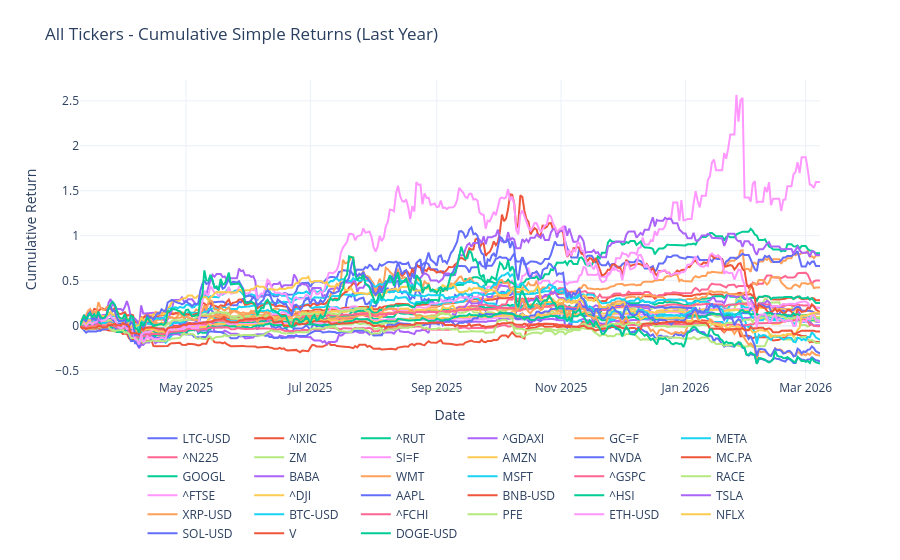

The cell this chart's notebook holds for it:
### Code cell
# plot cumprod_simple
fig = go.Figure()
for column in cumprod_simple.columns:
    fig.add_trace(
        go.Scatter(
            x=cumprod_simple.index,
            y=cumprod_simple[column],
            mode="lines",
            name=column,
        )
    )

fig.update_layout(
    title="All Tickers - Cumulative Simple Returns (Last Year)",
    xaxis_title="Date",
    yaxis_title="Cumulative Return",
    legend=dict(orientation="h", yanchor="top", y=-0.15, xanchor="center", x=0.5),
    template="plotly_white",
    margin=dict(t=80, b=120),
)
fig.show()

### Figure 1 — Plotly figure (JSON) as saved in the notebook; plotly's stock layout.template omitted (floating-point values rounded to 4 significant figures; data arrays with more than 128 entries replaced by an {"elided": "..."} marker saying what was removed)
{"data": [{"mode": "lines", "name": "LTC-USD", "type": "scatter", "x": {"elided": "364 str values"}, "y": {"elided": "364 float values"}}, {"mode": "lines", "name": "^IXIC", "type": "scatter", "x": {"elided": "364 str values"}, "y": {"elided": "364 float values"}}, {"mode": "lines", "name": "^RUT", "type": "scatter", "x": {"elided": "364 str values"}, "y": {"elided": "364 float values"}}, {"mode": "lines", "name": "^GDAXI", "type": "scatter", "x": {"elided": "364 str values"}, "y": {"elided": "364 float values"}}, {"mode": "lines", "name": "GC=F", "type": "scatter", "x": {"elided": "364 str values"}, "y": {"elided": "364 float values"}}, {"mode": "lines", "name": "META", "type": "scatter", "x": {"elided": "364 str values"}, "y": {"elided": "364 float values"}}, {"mode": "lines", "name": "^N225", "type": "scatter", "x": {"elided": "364 str values"}, "y": {"elided": "364 float values"}}, {"mode": "lines", "name": "ZM", "type": "scatter", "x": {"elided": "364 str values"}, "y": {"elided": "364 float values"}}, {"mode": "lines", "name": "SI=F", "type": "scatter", "x": {"elided": "364 str values"}, "y": {"elided": "364 float values"}}, {"mode": "lines", "name": "AMZN", "type": "scatter", "x": {"elided": "364 str values"}, "y": {"elided": "364 float values"}}, {"mode": "lines", "name": "NVDA", "type": "scatter", "x": {"elided": "364 str values"}, "y": {"elided": "364 float values"}}, {"mode": "lines", "name": "MC.PA", "type": "scatter", "x": {"elided": "364 str values"}, "y": {"elided": "364 float values"}}, {"mode": "lines", "name": "GOOGL", "type": "scatter", "x": {"elided": "364 str values"}, "y": {"elided": "364 float values"}}, {"mode": "lines", "name": "BABA", "type": "scatter", "x": {"elided": "364 str values"}, "y": {"elided": "364 float values"}}, {"mode": "lines", "name": "WMT", "type": "scatter", "x": {"elided": "364 str values"}, "y": {"elided": "364 float values"}}, {"mode": "lines", "name": "MSFT", "type": "scatter", "x": {"elided": "364 str values"}, "y": {"elided": "364 float values"}}, {"mode": "lines", "name": "^GSPC", "type": "scatter", "x": {"elided": "364 str values"}, "y": {"elided": "364 float values"}}, {"mode": "lines", "name": "RACE", "type": "scatter", "x": {"elided": "364 str values"}, "y": {"elided": "364 float values"}}, {"mode": "lines", "name": "^FTSE", "type": "scatter", "x": {"elided": "364 str values"}, "y": {"elided": "364 float values"}}, {"mode": "lines", "name": "^DJI", "type": "scatter", "x": {"elided": "364 str values"}, "y": {"elided": "364 float values"}}, {"mode": "lines", "name": "AAPL", "type": "scatter", "x": {"elided": "364 str values"}, "y": {"elided": "364 float values"}}, {"mode": "lines", "name": "BNB-USD", "type": "scatter", "x": {"elided": "364 str values"}, "y": {"elided": "364 float values"}}, {"mode": "lines", "name": "^HSI", "type": "scatter", "x": {"elided": "364 str values"}, "y": {"elided": "364 float values"}}, {"mode": "lines", "name": "TSLA", "type": "scatter", "x": {"elided": "364 str values"}, "y": {"elided": "364 float values"}}, {"mode": "lines", "name": "XRP-USD", "type": "scatter", "x": {"elided": "364 str values"}, "y": {"elided": "364 float values"}}, {"mode": "lines", "name": "BTC-USD", "type": "scatter", "x": {"elided": "364 str values"}, "y": {"elided": "364 float values"}}, {"mode": "lines", "name": "^FCHI", "type": "scatter", "x": {"elided": "364 str values"}, "y": {"elided": "364 float values"}}, {"mode": "lines", "name": "PFE", "type": "scatter", "x": {"elided": "364 str values"}, "y": {"elided": "364 float values"}}, {"mode": "lines", "name": "ETH-USD", "type": "scatter", "x": {"elided": "364 str values"}, "y": {"elided": "364 float values"}}, {"mode": "lines", "name": "NFLX", "type": "scatter", "x": {"elided": "364 str values"}, "y": {"elided": "364 float values"}}, {"mode": "lines", "name": "SOL-USD", "type": "scatter", "x": {"elided": "364 str values"}, "y": {"elided": "364 float values"}}, {"mode": "lines", "name": "V", "type": "scatter", "x": {"elided": "364 str values"}, "y": {"elided": "364 float values"}}, {"mode": "lines", "name": "DOGE-USD", "type": "scatter", "x": {"elided": "364 str values"}, "y": {"elided": "364 float values"}}], "layout": {"legend": {"orientation": "h", "x": 0.5, "xanchor": "center", "y": -0.15, "yanchor": "top"}, "margin": {"b": 120, "t": 80}, "title": {"text": "All Tickers - Cumulative Simple Returns (Last Year)"}, "xaxis": {"title": {"text": "Date"}}, "yaxis": {"title": {"text": "Cumulative Return"}}}}
